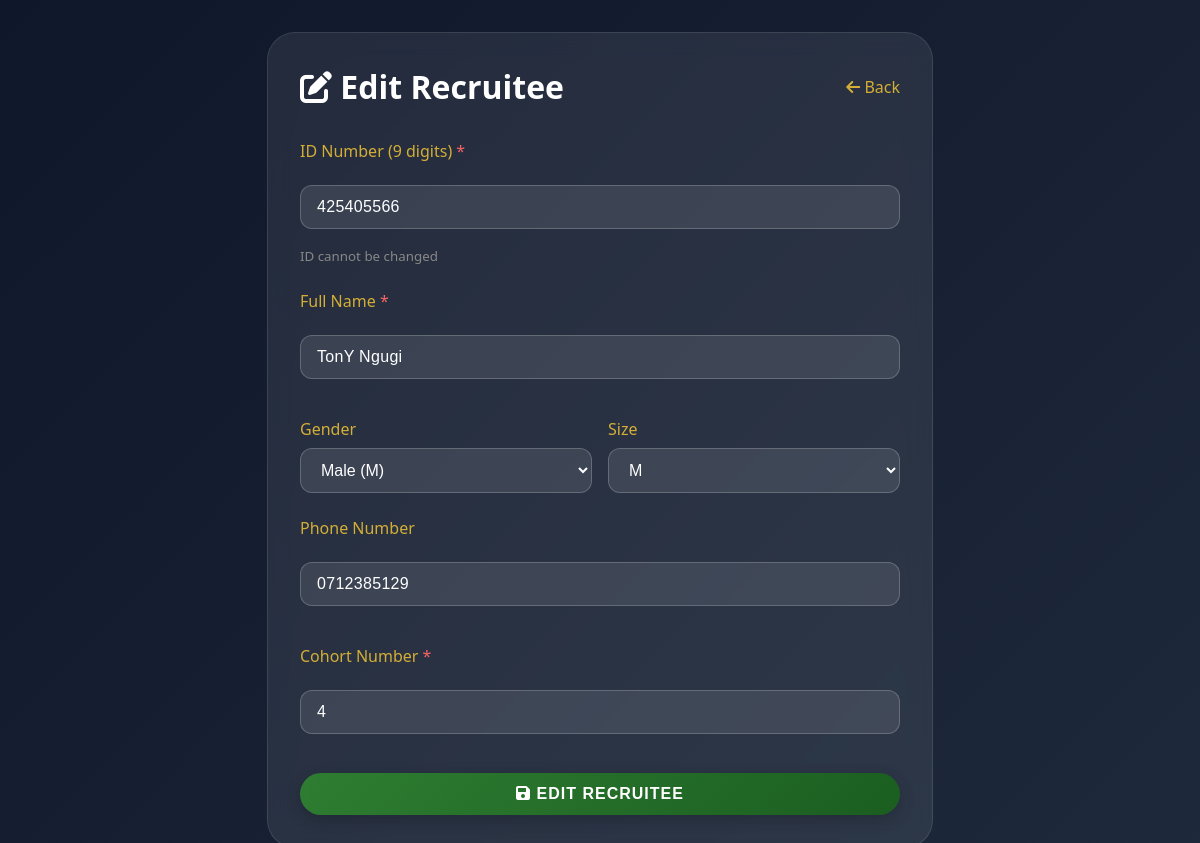
Page /admin/database/edit/425405566 (signed in) on the committed database.
### tables this page shows
CREATE TABLE recruitees (
            id_number TEXT PRIMARY KEY,  
            name TEXT,                     
            gender TEXT,             
            size TEXT,                  
            phone_number TEXT,             
            cohort_number INTEGER          
        );

### routes.py (the view, shortened to what this page needs)
    @app.route('/admin/database/edit/<id_number>', methods=['GET', 'POST'])
    @admin_required
    def admin_edit_recruitee(id_number):
        from models import get_recruitee_by_id, update_recruitee
        recruitee = get_recruitee_by_id(id_number)
        if not recruitee:
            flash('Recruitee not found.', 'error')
            return redirect(url_for('admin_database'))
        return render_template('admin_database_form.html', action='Edit', recruitee=recruitee)

### app.py (called while the page is built)
@login_manager.user_loader
def load_user(user_id):
    from models import get_db_connection
    conn = get_db_connection()
    cursor = conn.cursor()
    cursor.execute("SELECT id, username, role FROM users WHERE id = ?", (user_id,))
    user = cursor.fetchone()
    conn.close()
    if user:
        return User(user['id'], user['username'], user['role'])
    return None

### auth.py (called while the page is built)
def role_required(*roles):
    def decorator(f):
        @wraps(f)
        def decorated_function(*args, **kwargs):
            if not current_user.is_authenticated:
                flash('Please log in to access this page.', 'error')
                return redirect(url_for('login'))
            if current_user.role not in roles:
                flash('You do not have permission to access this page.', 'error')
                return abort(403)
            return f(*args, **kwargs)
        return decorated_function
    return decorator

### models.py (called while the page is built)
def get_db_connection():
    conn = sqlite3.connect(DATABASE_PATH)
    conn.row_factory = sqlite3.Row
    return conn

def get_recruitee_by_id(id_number):
    conn = get_db_connection()
    cursor = conn.cursor()
    cursor.execute("SELECT * FROM recruitees WHERE id_number = ?", (id_number,))
    row = cursor.fetchone()
    conn.close()
    return row

### templates/admin_database_form.html (shortened to what this page needs)
<!DOCTYPE html>
<html lang="en">
<head>
    <link rel="stylesheet" href="/static/css/style.css">
    <link rel="stylesheet" href="/static/css/admin_database_form.css">
    <link rel="stylesheet" href="https://cdnjs.cloudflare.com/ajax/libs/font-awesome/6.0.0-beta3/css/all.min.css">
</head>
<body class="admin-page">
    <div class="form-container">
        <div class="form-header">
            <h1><i class="fas fa-{{ 'edit' if action == 'Edit' else 'plus' }}"></i> {{ action }} Recruitee</h1>
            <a href="/admin/database" class="back-link"><i class="fas fa-arrow-left"></i> Back</a>
        </div>
        <form method="POST">
            <div class="form-group">
                <label class="required">ID Number (9 digits)</label>
                <input type="text" name="id_number" value="{{ recruitee.id_number if recruitee else '' }}" {% if action == 'Edit' %}readonly{% endif %} required>
                {% if action == 'Edit' %}<small style="color: #888;">ID cannot be changed</small>{% endif %}
            </div>
            <div class="form-group">
                <label class="required">Full Name</label>
                <input type="text" name="name" value="{{ recruitee.name if recruitee else '' }}" required>
            </div>
            <div class="form-row">
                <div class="form-group">
                    <label>Gender</label>
                    <select name="gender">
                        <option value="M" {% if recruitee and recruitee.gender == 'M' %}selected{% endif %}>Male (M)</option>
                    </select>
                </div>
                <div class="form-group">
                    <label>Size</label>
                    <select name="size">
                        <option value="M" {% if recruitee and recruitee.size == 'M' %}selected{% endif %}>M</option>
                    </select>
                </div>
            </div>
            <div class="form-group">
                <label>Phone Number</label>
                <input type="tel" name="phone" value="{{ recruitee.phone_number if recruitee else '' }}" placeholder="e.g., 0712345678">
            </div>
            <div class="form-group">
                <label class="required">Cohort Number</label>
                <input type="number" name="cohort" value="{{ recruitee.cohort_number if recruitee else '' }}" min="1" max="99" required>
            </div>
            <button type="submit"><i class="fas fa-save"></i> {{ action }} Recruitee</button>
        </form>
    </div>
</body>
</html>

### static/css/style.css (style rules this page uses)
body { font-family: 'Segoe UI', Tahoma, Geneva, Verdana, sans-serif; margin: 0; padding: 0; min-height: 100vh; background: linear-gradient(rgba(0, 0, 0, 0.65), rgba(0, 0, 0, 0.65)), url('https://images.unsplash.com/photo-1582555172866-f73bb12a2ab3?ixlib=rb-4.0.3&auto=format&fit=crop&w=2070&q=80'); background-size: cover; background-position: center center; background-attachment: fixed; }
body { padding-top: 0; }
h1 { color: #333; margin-bottom: 0.5rem; }
input { width: 80%; padding: 10px; margin: 10px 0; border: 1px solid #ccc; border-radius: 4px; font-size: 16px; }
button { background: #007bff; color: white; border: none; padding: 10px 20px; border-radius: 4px; cursor: pointer; font-size: 16px; }
input { width: 100%; padding: 14px 18px; margin: 15px 0; background: rgba(255, 255, 255, 0.1); border: 1px solid rgba(255, 255, 255, 0.2); border-radius: 60px; font-size: 1rem; color: white; transition: all 0.3s ease; box-sizing: border-box; }
input::placeholder { color: rgba(255, 255, 255, 0.5); font-weight: 300; letter-spacing: 0.5px; }
button { background: linear-gradient(135deg, #4ecdc4, #44a08d); border: none; padding: 14px 28px; border-radius: 60px; color: white; font-weight: bold; font-size: 1rem; cursor: pointer; transition: all 0.2s ease; width: 100%; text-transform: uppercase; letter-spacing: 1px; box-shadow: 0 4px 15px rgba(0,0,0,0.2); position: relative; overflow: hidden; }
button::before { content: ''; position: absolute; top: 0; left: -100%; width: 100%; height: 100%; background: linear-gradient(90deg, transparent, rgba(255,255,255,0.3), transparent); transition: left 0.5s ease; }
input { width: 100%; padding: 16px 20px; background: rgba(255, 255, 255, 0.1); border: 1px solid rgba(255, 255, 255, 0.2); border-radius: 60px; font-size: 1rem; color: white; transition: all 0.25s ease; box-sizing: border-box; font-weight: 400; letter-spacing: 0.3px; }
input::placeholder { color: rgba(255, 255, 255, 0.4); font-weight: 300; transition: color 0.2s; }

### static/css/admin_database_form.css (style rules this page uses)
.admin-page { background: linear-gradient(135deg, #0f172a 0%, #1e293b 100%); min-height: 100vh; padding: 2rem; font-family: 'Segoe UI', system-ui, sans-serif; }
.form-container { max-width: 600px; margin: 0 auto; background: rgba(255,255,255,0.08); backdrop-filter: blur(12px); border-radius: 28px; padding: 2rem; border: 1px solid rgba(255,255,255,0.1); }
.form-header { display: flex; justify-content: space-between; align-items: center; margin-bottom: 2rem; }
.form-header h1 { color: white; margin: 0; }
.back-link { color: #D4AF37; text-decoration: none; }
.form-group { margin-bottom: 1.5rem; }
label { display: block; color: #D4AF37; margin-bottom: 0.5rem; font-weight: 500; }
input, select { width: 100%; padding: 12px 16px; background: rgba(255,255,255,0.1); border: 1px solid rgba(255,255,255,0.2); border-radius: 12px; color: white; font-size: 1rem; box-sizing: border-box; }
.form-row { display: flex; gap: 1rem; flex-wrap: wrap; }
.form-row .form-group { flex: 1; }
button { background: linear-gradient(135deg, #2E7D32, #1B5E20); border: none; padding: 12px 24px; border-radius: 40px; color: white; font-weight: bold; cursor: pointer; width: 100%; font-size: 1rem; transition: all 0.2s; }
.required:after { content: " *"; color: #f56565; }

### rows in the picture
recruitees: id_number "425405566", name "TonY Ngugi", gender "Male (M)", size "M", phone "0712385129", cohort "4"

### other values in the picture
{{ action }} "Edit"
{{ action }} "EDIT"
